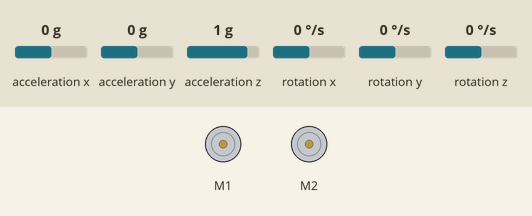
Simulated run of this sketch. Board: Arduino Leonardo, built with avr-gcc and run on an emulated ATmega32U4. Shown: 2 × DC motor (green arrow = forward, orange = backward, longer = faster). The inputs (shaded band) are chosen by the test bench; at power-on: rotation y 0 °/s, acceleration x 0 g, acceleration y 0 g, acceleration z 1 g, rotation x 0 °/s, rotation z 0 °/s. What the sketch prints to the serial monitor is not drawn.

Above: at 5.5 s.
5.6 s: rotation y set to -82 °/s
8.6 s: rotation y set to -97 °/s
At 10.0 s:
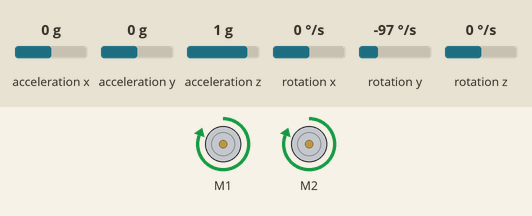
10.4 s: acceleration x set to 0.8 g
At 13.23 s:
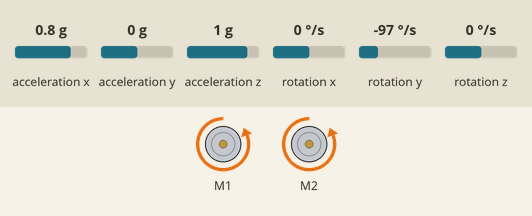
13.4 s: acceleration x set to 0 g
At 13.59 s:
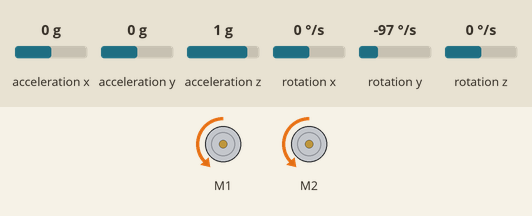
15.3 s: rotation y set to -192 °/s
At 16.51 s:
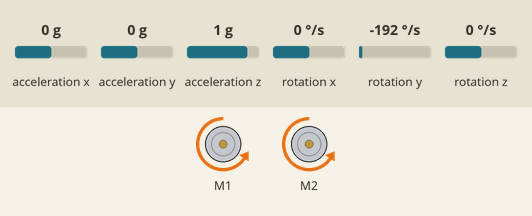
18.0 s: acceleration x set to -1.4 g
At 19.0 s:
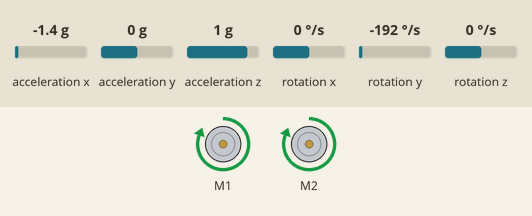
Timing chart, 0 to 20.9 s (numbered marks = the images above; inputs shaded):
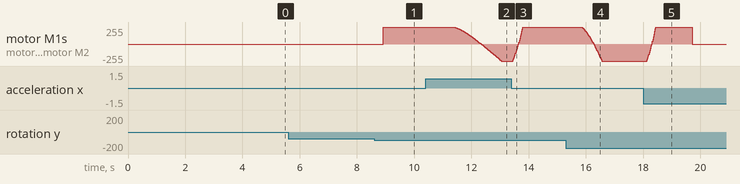

The sketch:

balboa_selfbalancing.ino
```cpp
#include <Balboa32U4.h>
#include <LSM6.h>

const int16_t  MOTOR_MAX_SPEED = 400;

// PID-verdier
float Kp = 25.0;
float Ki = 120;
float Kd = 0.7;

Balboa32U4Motors motors; // opprett motorobjekt/variabel
LSM6 imu;//opprett imu objekt/variabel
Balboa32U4Encoders enc; //encoders trenges for å måle avstand kjørt

static int ticksPerMeter=7800;//omtrentlig verdi etter målinger. tilsvarer ca

static float graderperM=30.0;
static float meterTF=0.1;

float degree_offset_kjort=0;//verdi for å gi roboten en liten tilt i retning tilbake til startposisjon;

static float degrees_offset = 10; //så mange grader vi må justere i forhold til rett opp - for å finne balansepunktet.
float angle = 0;      // grader (for bruk med integrator gyroskop)
uint32_t lastTime=0;
int lastSec=0; //siste sekund, brukes kun for å gjøre utskrift til serial 1 gang per sekund.
int32_t gyroBias   = 0;  //gjennomsnittlig gyro bias, settes i setup
int32_t avstandStart; //for bruk for å prøve å få roboten til å stå stille/bevge seg mot startpunkt/delvis for å kalibrere for at å finne 90 grader på akselerometeret ikke nødvendigvis er balansepunktet.
int motorSpeed;
float previousAngle = 0;    // for derivat
float integral = 0;         // for integral
float derivative=0;
double L=0; // for antall rotasjoner hjul (venstre hjul men har ingen betydning)

void setup() {
  Serial.begin(115200);
  delay(1000);

  Wire.begin();
  if (!imu.init()) {
    Serial.println("IMU init failed");
    while(1);
  }
  imu.enableDefault();

  Serial.println("Kjører... Viser vinkel i grader.");
  lastTime=micros();

  const int samples = 1000;  //antall tester for å finne gjennomsnittlig gyro bias
  int32_t sum = 0;
  for (int i = 0; i < samples; i++)
  {
    imu.read();
    sum += imu.g.y;
    delay(2);
  }
  gyroBias = sum / samples; //lagrer gyro bias
  motors.allowTurbo(true);
  enc.init();
  motors.setSpeeds(0,0);
}

void loop() {
  imu.read(); //les akselrometer og gyroskop data og lagre i variabel imu.
  uint32_t now   = micros();
  float dt = (now - lastTime)/1e6; //gir dt i sekunder

  lastTime=now;
L +=enc.getCountsAndResetLeft();

degree_offset_kjort=((L/ticksPerMeter)*graderperM);
degree_offset_kjort = constrain(degree_offset_kjort, -(graderperM*meterTF), graderperM*meterTF);//begrenser ofsett til maks å bry seg om 1 meter.


  // Akselerometer-verdier
  float accX = imu.a.x;
  float accZ = imu.a.z;

float gyro_dps = (imu.g.y - gyroBias) * 0.004375f*2.04;

  // vinkel i grader (ca. 0 når oppreiset, +-90 når horisontal)
float accAngle = ((atan2(accX, accZ) * 180.0 / PI)-90);

  float tau = 0.5;        // 0.5 sek (hvor lang tid vi skal bruke på å gå over til å stole på akselerometeret, 0.5 sek gir ca alpha lik 0.99 ved 5 ms loop, og alpha lik 0.98 ved 10 ms loop)
  float alpha = tau / (tau + dt);
  //alpha =1; //midlertidig for å teste at gyro gir noenlunde rikitge resultater
angle = (alpha*(angle + gyro_dps * dt)+(1-alpha)*-(accAngle + degrees_offset-degree_offset_kjort));

integral += (angle * dt);
integral = constrain((integral), -(MOTOR_MAX_SPEED/Ki), MOTOR_MAX_SPEED/Ki);

derivative= (angle-previousAngle) / dt;
previousAngle = angle;
float pidOut = (Kp * angle + Ki * integral + Kd * derivative);
motorSpeed = constrain((int)(pidOut), -(MOTOR_MAX_SPEED), MOTOR_MAX_SPEED);

if (angle > 35 || angle < -35 ){
  motorSpeed = 0;
  L=0;
  integral=0;
  delay(500);

}

motors.setSpeeds(motorSpeed, motorSpeed);

  // Skriv ut vinkelen
  int nowSec=now/300000;//i teorien så kan  /1e6 erstattes med ett annet tall for å få en annen utskriftsfrekvens.  /1000000 (1e6) gir en utskrift per sekund, /100000 (1e5) gir 10 utskrifter per sekund
  if (nowSec!=lastSec){
    lastSec=nowSec;

Serial.println(
  "gyroBias: " + String(gyroBias) + "  " +
  "Kp: " + String(Kp) + "  " +
  "derivative: " + String(derivative) + "  " +
  "motorSpeed: " + String(motorSpeed) + "  " +
  "pidOut: " + String(pidOut) + "  " +
  "angle: " + String(angle) + "  " +
  "loopFreq: " + String(1.0/dt) + "  " +
  "DoK: " + String(degree_offset_kjort) + "  " +
    "L: " + String(L) + "  " +
  "Integral " + String(integral)
);
  }
}
```

Measured:
- the behaviour switches between -89 and -90 °/s on rotation y (found by bisection; images 0 and 1)
- after the input at 5.6 s, every drawn part: stays the same
- after the input at 8.6 s, motor M1, motor M2: stopped → forward 255/255 after 0.33 s
- after the input at 10.4 s, motor M1, motor M2: moves from forward 255/255 to backward 255/255 over 1.6 s, starting after 1.0 s
- after the input at 13.4 s, motor M1, motor M2: moves from backward 255/255 to forward 255/255 over 0.36 s, starting at once
- after the input at 15.3 s, motor M1, motor M2: moves from forward 255/255 to backward 255/255 over 0.70 s, starting after 0.56 s
- after the input at 18.0 s, motor M1, motor M2: rises from backward 255/255 to forward 255/255 in 0.32 s, then falls to stopped in 1.3 s
